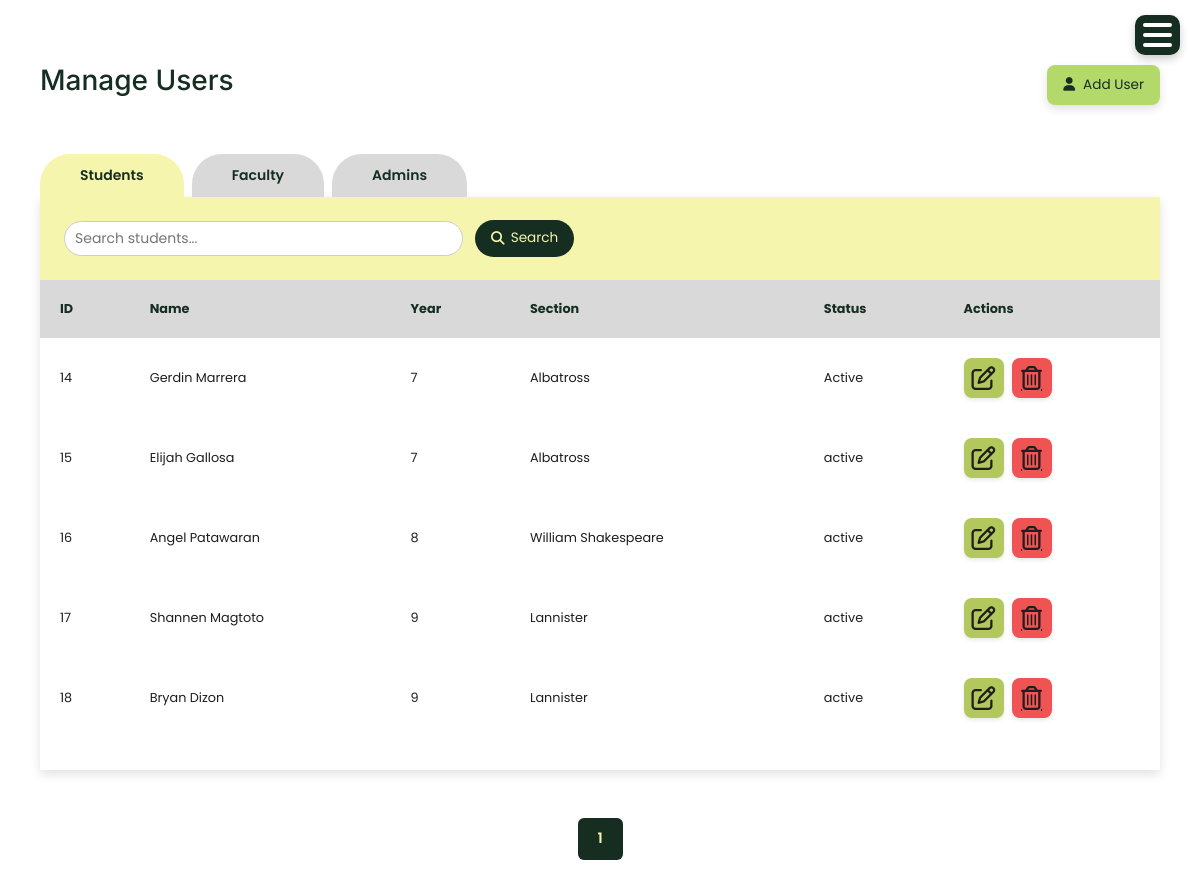
/manage_user/ (signed in), run on the app's committed database.
### account/models.py (models this page shows)
class Student(models.Model):
    user = models.OneToOneField(User, on_delete=models.CASCADE)
    year_level = models.IntegerField()
    section = models.CharField(max_length=50)
    course = models.CharField(max_length=100)
    status = models.CharField(max_length=20, default="Active")

class User(AbstractUser):
    is_admin = models.BooleanField('Is admin', default=False)
    is_student = models.BooleanField('Is student', default=False)
    is_faculty = models.BooleanField('Is faculty', default=False)
    department = models.CharField(max_length=100, blank=True, null=True)
    course = models.CharField(max_length=100, blank=True, null=True)
    section = models.CharField(max_length=50, blank=True, null=True)
    status = models.CharField(max_length=20, default="Active")  # Active, Inactive, Pending
    ROLE_CHOICES = (
        ('admin', 'Admin'),
        ('faculty', 'Faculty'),
        ('student', 'Student'),
    )
    role = models.CharField(max_length=20, choices=ROLE_CHOICES)

### account/views.py (the view, shortened to what this page needs)
# urls.py: path('manage_user/', views.manage_user, name='manage_user'),
@login_required
def manage_user(request):
    tab = request.GET.get('tab', 'students')
    search = request.GET.get('search', '')
    gender_filter = request.GET.get('gender', '')
    dept_filter = request.GET.get('department', '')
    course_filter = request.GET.get('course', '')
    grade_filter = request.GET.get('grade', '').strip()
    section_filter = request.GET.get('section', '').strip()
    students = Student.objects.all()
    if search:
        students = students.filter(Q(user__first_name__icontains=search) | Q(user__last_name__icontains=search))
    if gender_filter:
        try:
            students = students.filter(user__gender=gender_filter)
        except Exception:
            pass
    if dept_filter:
        try:
            students = students.filter(department=dept_filter)
        except Exception:
            pass
    if course_filter:
        try:
            students = students.filter(course=course_filter)
        except Exception:
            pass
    students_list = None
    if students.exists():
        students_list = students
    faculty = Faculty.objects.all()
    if search:
        faculty = faculty.filter(Q(user__first_name__icontains=search) | Q(user__last_name__icontains=search))
    if dept_filter:
        faculty = faculty.filter(department=dept_filter)
    admins = User.objects.filter(is_admin=True)
    if search:
        admins = admins.filter(Q(first_name__icontains=search) | Q(last_name__icontains=search))
    page = request.GET.get('page', 1)
    per_page = 15  # Increased to reduce pagination when not needed
    if tab == 'students':
        paginator = Paginator(students_list, per_page)
    elif tab == 'faculty':
        paginator = Paginator(faculty, per_page)
    else:
        paginator = Paginator(admins, per_page)
    try:
        page_obj = paginator.page(page)
    except:
        page_obj = paginator.page(1)
    context = {
        'tab': tab,
        'students': students if tab != 'students' else None,
        'faculty': faculty if tab != 'faculty' else None,
        'admins': admins if tab != 'admins' else None,
        'page_obj': page_obj,
        'search': search,
        'gender_filter': gender_filter,
        'dept_filter': dept_filter,
        'course_filter': course_filter,
        'grade_filter': grade_filter,
        'section_filter': section_filter,
    }
    return render(request, 'manage_user.html', context)

### templates/manage_user.html (shortened to what this page needs)
{% extends 'base.html' %}
{% load static %}
{% block content %}
<div class="container mt-4">
    <div class="user-folder-card">
        <div class="user-heading">
            <h2>Manage Users</h2>
            {% if tab == 'students' %}
                <button type="button" class="user-add-btn" data-bs-toggle="modal" data-bs-target="#addUserModalStudent">
                    <i class="fas fa-user"></i> Add User
                </button>
            {% elif tab == 'faculty' %}
                <button type="button" class="user-add-btn" data-bs-toggle="modal" data-bs-target="#addUserModalFaculty">
                    <i class="fas fa-user"></i> Add User
                </button>
            {% elif tab == 'admins' %}
                <button type="button" class="user-add-btn" data-bs-toggle="modal" data-bs-target="#addUserModalAdmin">
                    <i class="fas fa-user"></i> Add User
                </button>
            {% endif %}
        </div>
        <div class="tab-content">
            <ul class="tabs group">
                <li class="{% if tab == 'students' %}active{% endif %}">
                    <a href="?tab=students{% if search %}&search={{ search }}{% endif %}">Students</a>
                </li>
                <li class="{% if tab == 'faculty' %}active{% endif %}">
                    <a href="?tab=faculty{% if search %}&search={{ search }}{% endif %}">Faculty</a>
                </li>
                <li class="{% if tab == 'admins' %}active{% endif %}">
                    <a href="?tab=admins{% if search %}&search={{ search }}{% endif %}">Admins</a>
                </li>
            </ul>
            <div class="user-data-table">
                <div id="students" class="tab-pane {% if tab == 'students' %}active{% endif %}">
                    <form method="get" class="tab-search" id="searchFormStudents">
                        <input type="text" name="search" placeholder="Search students..." value="{{ search }}" id="searchInputStudents">
                        <button type="submit" class="search-btn">
                            <i class="fas fa-search"></i> Search
                        </button>
                    </form>
                    <div class="user-table-wrapper">
                        <table class="user-table">
                            <thead>
                                <tr>
                                    <th>ID</th>
                                    <th>Name</th>
                                    <th>Year</th>
                                    <th>Section</th>
                                    <th>Status</th>
                                    <th>Actions</th>
                                </tr>
                            </thead>
                            <tbody>
                                {% if tab == 'students' %}
                                    {% for s in page_obj %}
                                        <tr>
                                            <td>{{ s.id }}</td>
                                            <td>{{ s.user.get_full_name }}</td>
                                            <td>{{ s.year_level }}</td>
                                            <td>{{ s.section }}</td>
                                            <td>{{ s.status }}</td>
                                            <td class="actions-cell">
                                                <div class="action-buttons">
                                                    <button type="button" class="btn-icon btn-icon-edit"
                                                            data-bs-toggle="modal"
                                                            data-bs-target="#editStudentModal{{ s.id }}"
                                                            title="Edit">
                                                        <i class="fa-regular fa-pen-to-square"></i>
                                                    </button>
                                                    <a href="{% url 'delete_student' s.id %}"
                                                       class="btn-icon btn-icon-delete"
                                                       title="Delete">
                                                        <i class="fa-regular fa-trash-can"></i>
                                                    </a>
                                                </div>
                                            </td>
                                        </tr>
                                    {% empty %}
                                        <tr>
                                            <td colspan="6">No students found.</td>
                                        </tr>
                                    {% endfor %}
                                {% endif %}
                            </tbody>
                        </table>
                    </div>
                </div>
            </div>
        </div>
        {% if page_obj %}
        <nav aria-label="Page navigation">
            <ul class="pagination justify-content-center mt-3">
                {% for num in page_obj.paginator.page_range %}
                    {% if page_obj.number == num %}
                        <li class="page-item active"><span class="page-link">{{ num }}</span></li>
                    {% elif num > page_obj.number|add:'-3' and num < page_obj.number|add:'3' %}
                        <li class="page-item">
                            <a class="page-link" href="?tab={{ tab }}&page={{ num }}{% if search %}&search={{ search }}{% endif %}">{{ num }}</a>
                        </li>
                    {% endif %}
                {% endfor %}
            </ul>
        </nav>
        {% endif %}
    </div>
</div>
{% endblock %}

### static/css/sidebar.css (style rules this page uses)
:root { --sidebar-bg: #152E21; --sidebar-text: #9CA576; --content-bg: #FFFFFF; --line-clr: #616161; --hover-clr: #3f6a469d ; --accent-clr: #d9bae7; --secondary-text-clr: #1D1D1D; }
* { margin: 0; padding: 0; font-family: Poppins, sans-serif; }
html { font-family: Poppins, Inter, Segoe UI, sans-serif; line-height: 1.5rem; }
body { min-height: 100vh; min-height: 100dvh; background: var(--content-bg); color: var(--sidebar-text); display: grid; grid-template-columns: auto 1fr; }
.container { border-radius: 1em; margin-bottom: 20px; color: #1D1D1D; }
h2 { font-family: Inter, sans-serif; }
@media (max-width: 1200px) { body { grid-template-columns: 1fr; } }
@media (max-width: 1200px) { .container { border: none; padding: 0; } }

### static/css/modal_common.css (style rules this page uses)
.user-table { width: 100%; border-collapse: collapse; border-spacing: 0; margin: 2rem 0 !important; margin-top: 0 !important; }
.user-table thead { background: #D9D9D9; color: #152E21; font-weight: bold; }
.user-table thead th { padding: 20px; font-size: 0.8rem; text-align: left; }
.user-table tbody td { padding: 20px; font-size: 0.8rem; background-color: #FFFFFF; max-width: 180px; word-wrap: break-word; white-space: normal; color: #1E1E1E; }
.user-table tbody tr:nth-child(even) { background: #fbfbfb; }
.user-table tbody td.actions-cell { white-space: nowrap; max-width: none; }
.action-buttons { display:flex; gap:8px; justify-content:flex-start; }
.global-button-style, button:not(.dropdown-btn, #hamburger-btn, .dropdown-open, .search-btn), .btn:not(.dropdown-btn, #hamburger-btn), .btn-action:not(.dropdown-btn, #hamburger-btn), .modal-save:not(.dropdown-btn, #hamburger-btn), .modal-cancel:not(.dropdown-btn, #hamburger-btn), .view-all-btn:not(.dropdown-btn, #hamburger-btn), .timeline-btn:not(.dropdown-btn, #hamburger-btn), .btn-action-predict:not(.dropdown-btn, #hamburger-btn), .btn-action-edit:not(.dropdown-btn, #hamburger-btn), .btn-action-delete:not(.dropdown-btn, #hamburger-btn), .btn-icon:not(.dropdown-btn, #hamburger-btn), .btn-icon-delete:not(.dropdown-btn, #hamburger-btn) { border-radius: 8px; transition: transform 0.14s ease, filter 0.14s ease, box-shadow 0.14s ease; display: inline-flex; align-items: center; justify-content: center; gap: 8px; }
.btn-icon-delete { background-color: #EF5353; color: #1E1E1E !important; }
body { overflow-x: hidden; }
.user-table-wrapper { max-width: 100%; overflow-x: auto; -webkit-overflow-scrolling: touch; }
@media (max-width: 1200px) { .user-table thead th, .user-table tbody td { padding: 12px; } }

### data on the page
Student: id "14", user.get_full_name "Gerdin Marrera", year_level "7", section "Albatross", status "Active"
Student: id "15", user.get_full_name "Elijah Gallosa", year_level "7", section "Albatross", status "active"
Student: id "16", user.get_full_name "Angel Patawaran", year_level "8", section "William Shakespeare", status "active"
Student: id "17", user.get_full_name "Shannen Magtoto", year_level "9", section "Lannister", status "active"
Student: id "18", user.get_full_name "Bryan Dizon", year_level "9", section "Lannister", status "active"

### other printed values
{{ num }} "1"
